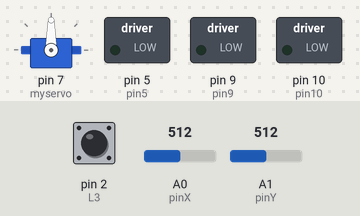
Bench run of a sketch on a simulated Arduino Uno, built with avr-gcc and run on an emulated ATmega328P. On the bench: servo, switched loads named in the sketch (green lamp = pin HIGH). The test bench sets the inputs (shaded band); at power-on: A1 (pinY) = 512, A0 (pinX) = 512, pin 2 (L3) HIGH. What the sketch prints to the serial monitor is not drawn.

Above: at 6.2 s.
6.3 s: A1 (pinY) set to 105
7.8 s: A1 (pinY) set to 91
At 7.95 s:
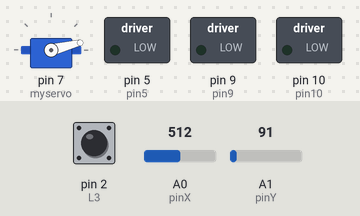
10.8 s: A0 (pinX) set to 109
13.8 s: A0 (pinX) set to 94
At 15.2 s:
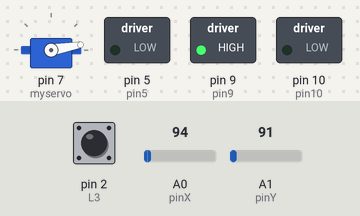
16.8 s: A1 (pinY) set to 110
At 18.1 s:
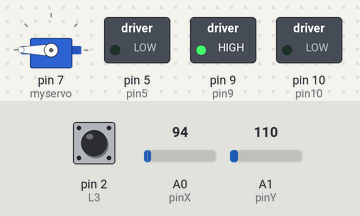
18.4 s: pin 2 (L3) pulled LOW for 0.15 s
At 18.5 s:
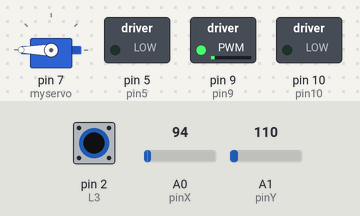
Timing chart, 0 to 21.1 s (numbered marks = the images above; inputs shaded):
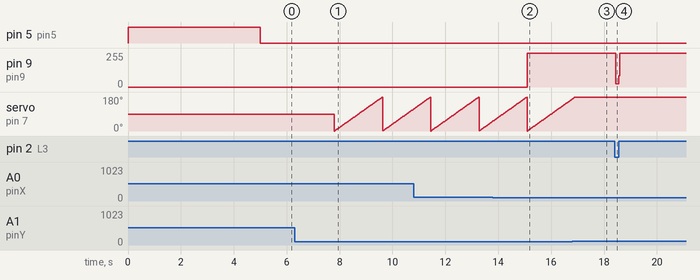

The sketch:

car_f1.ino
```cpp
// Joystick
const int L3 = 2;
const int pinX = A0, pinY = A1;

// CTRL Motor
const int pin10 = 10;
const int pin9 = 9;
// CTRL Servo
const int pin5 = 5;

#include <Servo.h>
Servo myservo;
int position;

void setup() {
  Serial.begin(9600);

  pinMode(pinX, INPUT);
  pinMode(pinY, INPUT);
  pinMode(L3, INPUT_PULLUP);

  pinMode(pin10, OUTPUT);
  pinMode(pin9, OUTPUT);

  pinMode(pin5, OUTPUT);
  digitalWrite(pin5, HIGH);

  myservo.attach(7);

  delay(5000);
  Serial.println("loaded..");
}

void loop() {
  int x = analogRead(pinX);
  int y = analogRead(pinY);
  // Forward
  if (x <= 100) {
    digitalWrite(pin9, HIGH);
  } else {
    digitalWrite(pin9, LOW);
  }
  // Reverse
  if (x >= 1000) {
    digitalWrite(pin10, HIGH);
  } else {
    digitalWrite(pin10, LOW);
  }
  // right
  if (y <= 100) {
    for (position = 0; position <= 180; position += 1) {
      myservo.write(position);
      delay(10);
    };
  } else {
    digitalWrite(pin5, LOW);
  }
  // left
  if (y >= 1000) {

  } else {

  }

  if (digitalRead(L3) == 0) {
    digitalWrite(pin10, LOW);
    digitalWrite(pin9, LOW);
  }
}
```

Measured:
- the behaviour switches between 101 and 100 on A1 (pinY) (found by bisection; images 0 and 1)
- the behaviour switches between 101 and 100 on A0 (pinX) (found by bisection; images 1 and 2)
- after the input at 6.3 s, every drawn part: stays the same
- after the input at 13.8 s, pin 9 (pin9): 0/255 → 255/255 after 1.3 s
- after the input at 16.8 s, servo on pin 7 (myservo): goes on until 16.9 s, then stays 180°
- after the input at 18.4 s, pin 9 (pin9): 255/255 → 23/255 at once, → 255/255 0.12 s later
